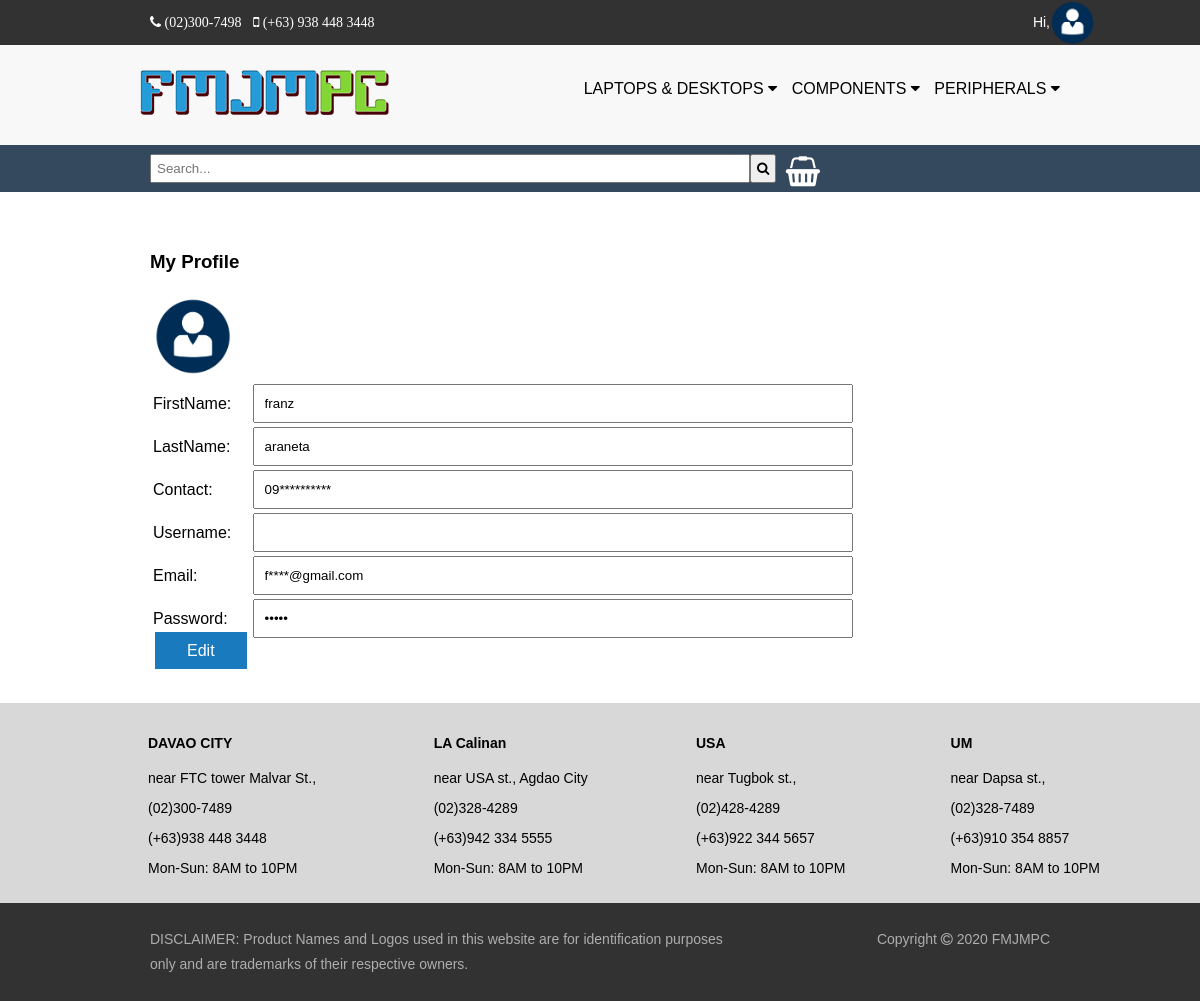
Screenshot of /FMJMOLSHOP/UserProfile.php?edit=1 with the database file from the repository.
### tables this page shows
CREATE TABLE `account_user` (
  `Custmerid` int(11) NOT NULL,
  `type` varchar(11) NOT NULL,
  `Name` varchar(50) NOT NULL,
  `Lastname` varchar(50) NOT NULL,
  `contact` varchar(50) NOT NULL,
  `username` varchar(50) NOT NULL,
  `email` text NOT NULL,
  `pwd` text NOT NULL
);

### FMJMOLSHOP/UserProfile.php (the view, shortened to what this page needs)
<?php include('profileserver.php');
 if(isset($_GET['edit'])){
 	$Custmerid = $_GET['edit'];
 	$rec = mysqli_query($db, "SELECT * FROM account_user WHERE Custmerid = $Custmerid");
 	$record= mysqli_fetch_array($rec);
 	$Name= $record['Name'];
 	$Lastname = $record['Lastname'];
	$contact = $record['contact'];
  	$email = $record['email'];
  	$password = $record['pwd'];
 }
?>
<!DOCTYPE html>
<html>
<head>
	<link rel="stylesheet" type="text/css" href="css/style.css">
	<link rel="stylesheet" href="https://cdnjs.cloudflare.com/ajax/libs/font-awesome/4.7.0/css/font-awesome.min.css">
</head>
<body>
	<?php
		$mysql_hostname = "localhost";
		$mysql_user = "root";
		$mysql_password = "";
		$mysql_database = "fmjm";
		$connect = mysqli_connect($mysql_hostname, $mysql_user, $mysql_password, $mysql_database) or ("Could not connect database");
		$Custmerid = $_GET['Custmerid'];
		$username = $_GET['username'];
		$sql = "SELECT * from account_user where account_user.Custmerid='$Custmerid'";
		$result = $connect->query($sql);
		$row=$result->fetch_assoc();
	?>
		<div class="header">
			<a class="contact"><i class="fa fa-phone"> (02)300-7498</i>&nbsp;&nbsp; <i class="fa fa-mobile-phone"> (+63) 938 448 3448</i></a>
				<div class="header-account">
					<div class="dropdown-profile">
			<a class="">Hi, <?php echo $_SESSION['username'];?><img src="iconuser.png" class="icon"></a>
			</div>
		</div>
		</div>
		<form method="post" action="SearchProduct.php?username=<?php  echo $row['username']; ?>&Custmerid=<?php echo $row['Custmerid']; ?>&edit=<?php echo $row['Custmerid']; ?>">
		<div class="header-img">
			<a href ="Home.php?username=<?php  echo $row['username']; ?>&Custmerid=<?php echo $row['Custmerid']; ?>&edit=<?php echo $row['Custmerid']; ?>" class="contact"><img src='logo.png'></a>
			<div class="header-dropdown">
					<div class="dropdown">
				<a class ="txt" href="#home">LAPTOPS & DESKTOPS <i class="fa fa-caret-down"></i></a>
			</div>
			<div class="dropdown">
			<a href="#">COMPONENTS <i class="fa fa-caret-down"></i></a>
			</div>
			<div class="dropdown">
			<a href="#">PERIPHERALS <i class="fa fa-caret-down"></i></a>
			</div>
			</div>
			</form>
		<div class="header-search">
			<form method="post" action="SearchProduct.php?username=<?php  echo $row['username']; ?>&Custmerid=<?php echo $row['Custmerid']; ?>&edit=<?php echo $row['Custmerid']; ?>"><input type="text" name="search" placeholder="Search..."><button class='btnsearch'><i class='fa fa-search'></i></button>
				<div class="dropdown-cart">
				<a class="cart" href="Payment.php?username=<?php  echo $row['username']; ?>&Custmerid=<?php echo $row['Custmerid']; ?>&edit=<?php echo $row['Custmerid']; ?>"><i class="fa fa-shopping-basket"></i></a>
		</div>
		</div>
			<div class="product-content">
			<table class="profile">
				<tr>
			<h3>My Profile</h3>
			</tr>
			<tr>
			<td><img src="iconuser.png" class="profileicon"> <strong class="username"><?php echo $_SESSION['username'];?></strong></td>
			</tr>
			<tr><td><input type="hidden" name="Custmerid" class="reg" value="<?php echo $Custmerid; ?>" readonly>
			FirstName:</td><td><input type="text" name="username" class="reg" value="<?php echo $Name; ?>" readonly>
			</td></tr>
			<tr><td>
			LastName:</td><td><input type="text" name="lastname" class="reg" value="<?php echo $Lastname; ?>" required readonly></tr>
			<tr><td>
			Contact:</td><td><input type="text" name=""  class="reg" value="<?php echo str_replace(substr($contact, -9), "**********", $contact) ?>" readonly>
			</td></tr>
			<tr><td>
			Username:</td><td><input type="txt" name="pwd" id="my" class="reg" value="<?php echo $username; ?>" readonly></tr>
			<tr><td>
			Email:</td><td><input type="text" name="" class="reg" value="<?php echo str_replace(substr($email, 1), "****@gmail.com", $email) ?>" readonly>
			</td></tr>
			<tr><td>
			Password:</td><td><input type="password" name="pwd" id="my" class="reg" value="<?php echo $password; ?>" readonly>
			</td></tr>
			<tr><td>
			 <a class="submit" href="Userprofile.php?username=<?php  echo $row['username']; ?>&Custmerid=<?php echo $row['Custmerid']; ?>&edit=<?php echo $row['Custmerid']; ?>&change=<?php echo $Custmerid; ?>"  >Edit</a></td> </tr>
					</table>
		 </div>
		<div class="location">
			<table>
				<tr><td>
			<h4>DAVAO CITY</h4>
			<p>near FTC tower Malvar St.,</p>
			<p>(02)300-7489</p>
			<p>(+63)938 448 3448
			<p>Mon-Sun: 8AM to 10PM</p>
				</td><td>
			<h4>LA Calinan</h4>
			<p>near USA st., Agdao City</p>
			<p>(02)328-4289</p>
			<p>(+63)942 334 5555
			<p>Mon-Sun: 8AM to 10PM</p>
			</td>
			<td>
			<h4>USA</h4>
			<p>near Tugbok st.,</p>
			<p>(02)428-4289</p>
			<p>(+63)922 344 5657
			<p>Mon-Sun: 8AM to 10PM</p>
			</td>
			<td>
			<h4>UM</h4>
			<p>near Dapsa st.,</p>
			<p>(02)328-7489</p>
			<p>(+63)910 354 8857
			<p>Mon-Sun: 8AM to 10PM</p>
			</td></tr>
			</table>
			</div>
		<div class="disclaimer">
			<p>DISCLAIMER: Product Names and Logos used in this website are for identification purposes <br>only
			and are trademarks of their respective owners.</p>
				<div class="copyright">
					<p> Copyright <i class="fa fa-copyright"></i> 2020 FMJMPC</p>
				</div>
		</div>
		</body>
</html>

### FMJMOLSHOP/css/style.css (style rules this page uses)
* { box-sizing: border-box; }
body { margin:0; padding: 0; font-family: sans-serif; background-color: white; }
.dropdown { display: inline-block; }
.dropdown-profile { display: inline-block; }
.dropdown-cart { display: inline-block; color: black; }
.header { overflow: hidden; background-color: #323232; padding: 10px 150px; }
.header a { color: white; text-align: center; text-decoration: none; font-size: 14px; line-height: 25px; }
.header-account { float: right }
.header-img { overflow: hidden; background-color: #f8f8f8; padding: 20px 135px; }
.header-dropdown { float: right; margin-top: 10px; }
.header-img a { float: left; color: black; text-align: center; padding: 5px; text-decoration: none; font-size: 16px; }
.header-search, .header-dashboard { color: white; overflow: hidden; background-color: #34495E; padding: 5px 150px; }
.header-search input { position: relative; width: 600px; padding: 5px; top: -4px; }
.btnsearch { padding: 5px; position: relative; top: -4px; }
button { cursor: pointer; }
.header-search a { position: relative; top: 5px; padding: 5px; font-size: 30px; color: white; }
.product-content { overflow: hidden; padding: 40px 150px; }
.reg { width: 600px; padding: 10px; }
.submit { padding: 10px 32px; text-decoration: none; margin: 4px 2px; cursor: pointer; border: none; background-color: #197BBD; color:white; }
.location { overflow: hidden; background-color: #D8D8D8; padding: 10px 5px; font-size: 14px; }
.location table { position: relative; left: 140px; width: 89%; }
.disclaimer { overflow: hidden; background-color: #323232; padding: 10px 150px; font-size: 14px; }
.disclaimer p { float: left; color: #aeaeae; text-decoration: none; font-size: 14px; line-height: 25px; }
.copyright { float: right; }
.icon { position: absolute; width: 45px; top: 0px; }
.profileicon { width: 80px; }

### rows the page displays
account_user: username "franz", lastname "araneta", contact "09**********", email "f****@gmail.com"
